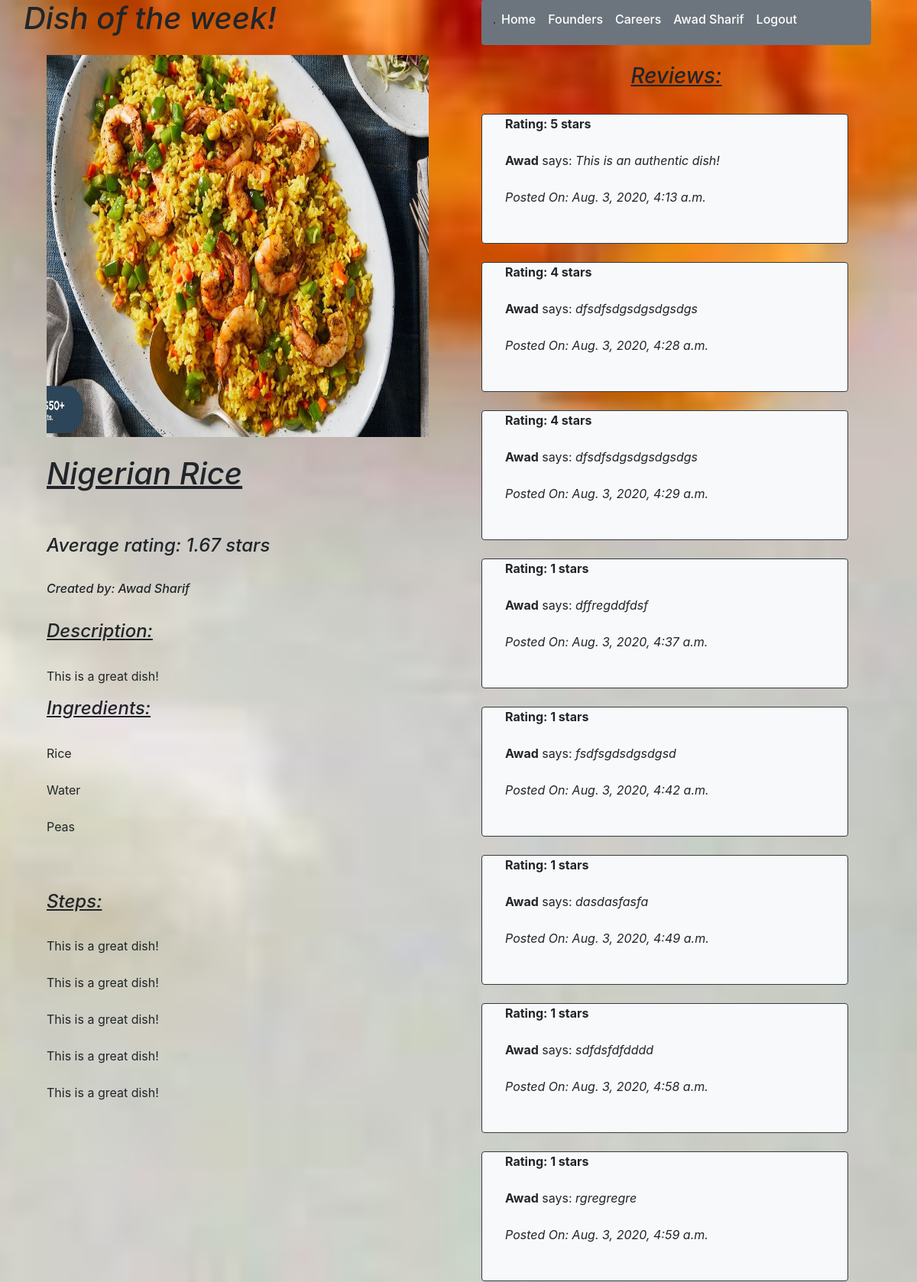
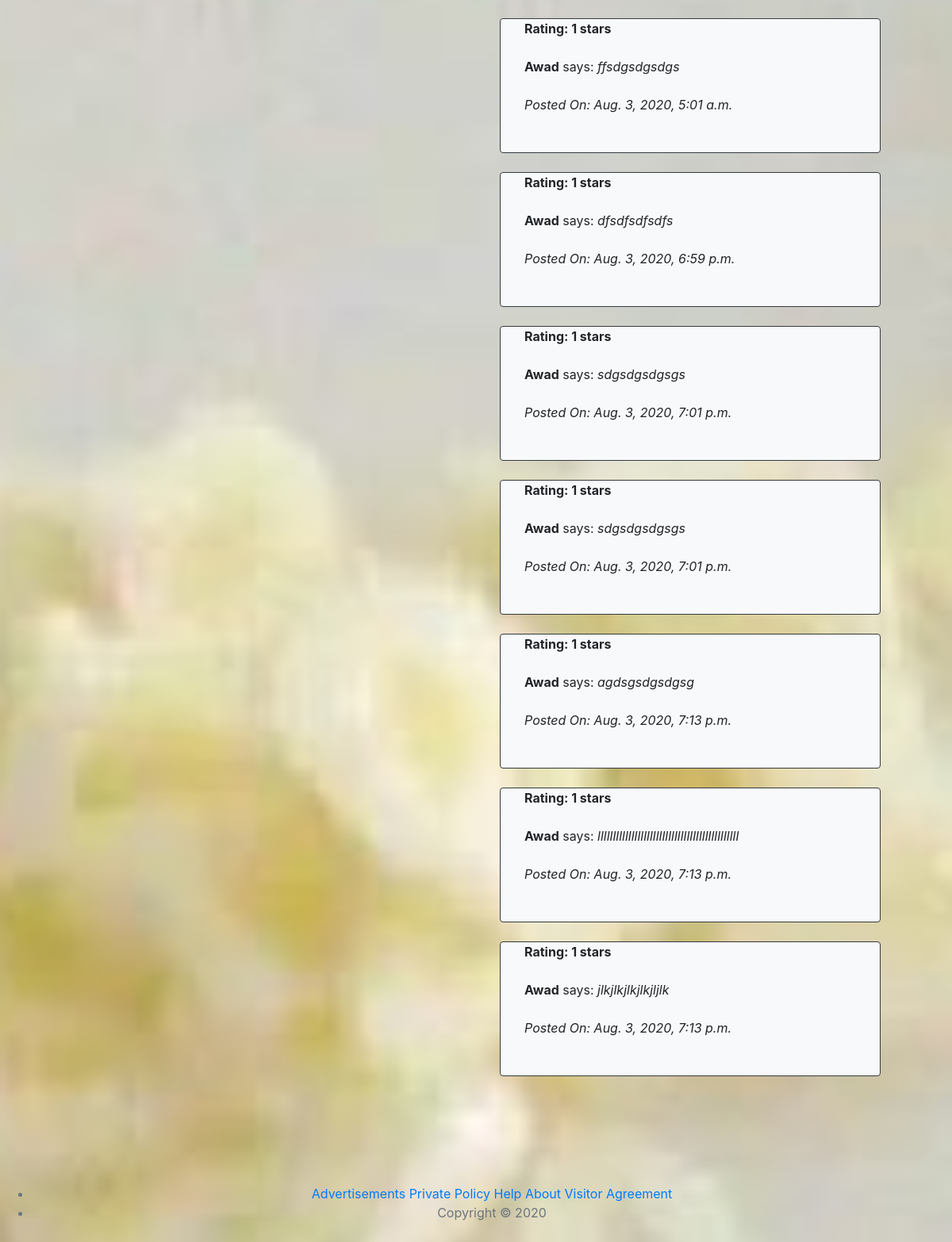
The app's page /recipe/best (signed in), older data (2 pictures, top to bottom).
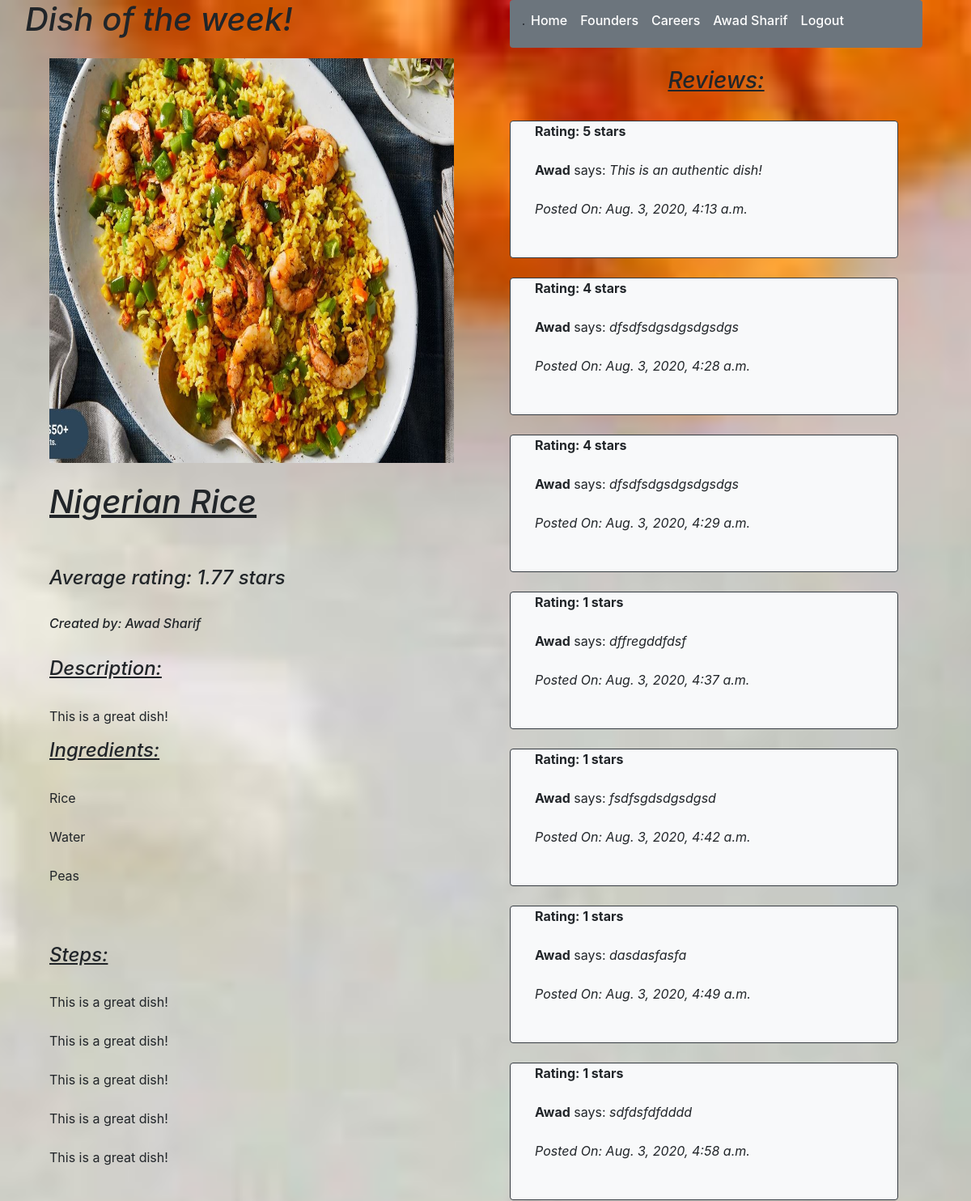
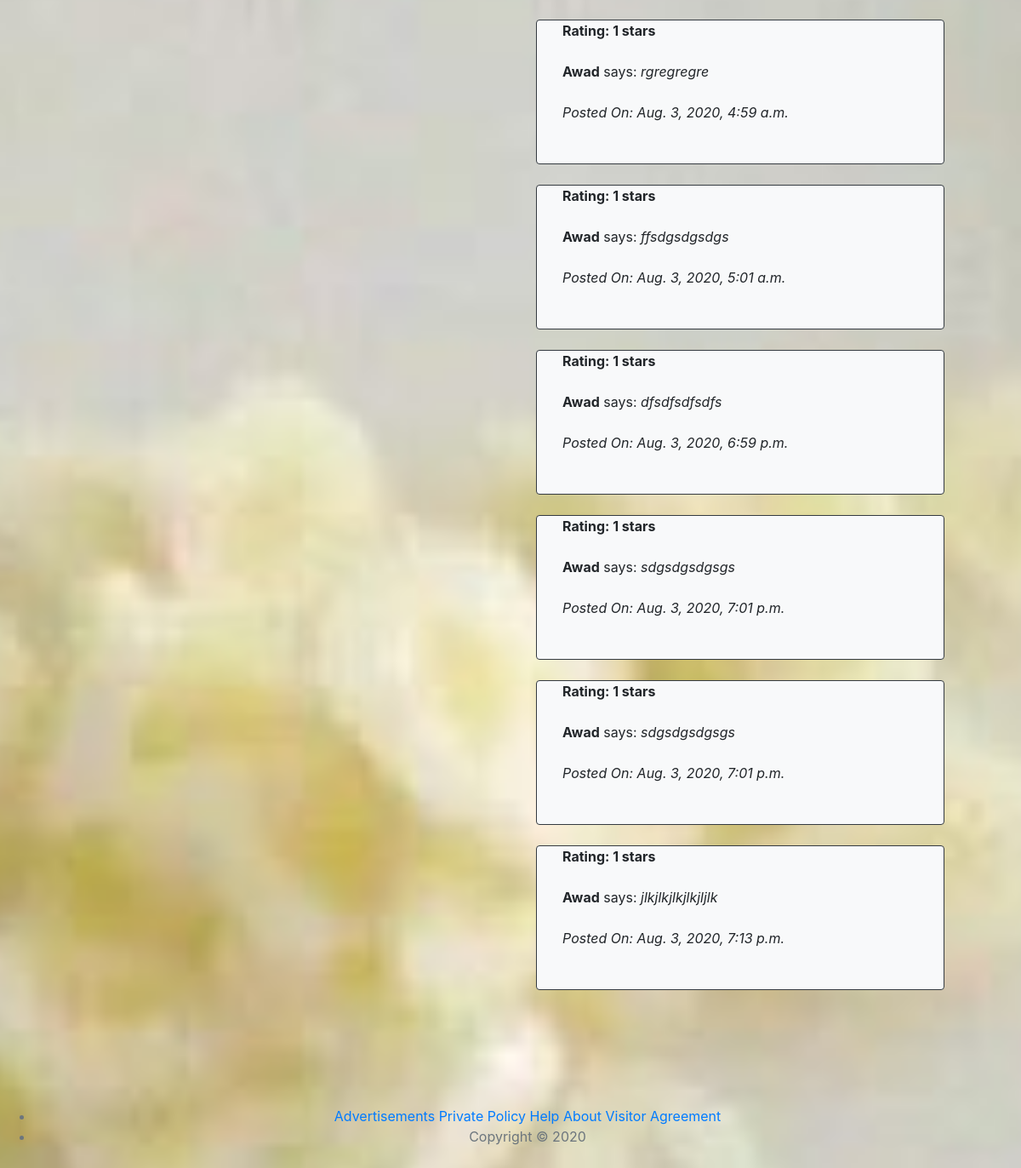
The same page, newer data (2 pictures, top to bottom).
### recipe_app/models.py (models this page shows)
class Recipes(models.Model):
    name = models.CharField(max_length=255)
    summary = models.TextField()
    ingredients = models.TextField()
    steps = models.TextField()
    image = models.ImageField()
    owner = models.ForeignKey(User,related_name="recipes_of_user",on_delete = models.CASCADE)
    is_dessert = models.BooleanField()
    created_at = models.DateTimeField(auto_now_add=True)
    updated_at = models.DateTimeField(auto_now=True)
    objects = Recipes_Manager()

class Reviews(models.Model):
    content = models.TextField()
    rating = models.IntegerField()
    reviewer = models.ForeignKey(User,related_name="reviews_of_user",on_delete = models.CASCADE)
    recipe = models.ForeignKey(Recipes,related_name="reviews_of_recipe",on_delete = models.CASCADE)
    created_at = models.DateTimeField(auto_now_add=True)
    updated_at = models.DateTimeField(auto_now=True)
    objects = Reviews_Manager()

class User(models.Model):
    first_name = models.CharField(max_length=255)
    last_name = models.CharField(max_length=255)
    email = models.EmailField(max_length=255)
    password = models.CharField(max_length=255)
    created_at = models.DateTimeField(auto_now_add=True)
    updated_at = models.DateTimeField(auto_now=True)
    objects = UserManager()

### recipe_app/views.py (the view)
# urls.py: path('recipe/best', views.dish_of_the_week),
def dish_of_the_week(request):
    if 'userid' not in request.session:
        return redirect('/')
    recipes = Recipes.objects.all()
    all_reviews = []
    all_recipes = []
    sorted_recipes = []
    for recipe in recipes:
        if recipe.is_dessert == False:
            all_recipes.append(recipe)
            all_reviews.append(len(recipe.reviews_of_recipe.all()))
    all_reviews = sorted(all_reviews, reverse=True)
    i = 0
    for i in range(len(all_reviews)):
        for recipe in all_recipes:
            if (all_reviews[i] == len(recipe.reviews_of_recipe.all())):
                sorted_recipes.append(recipe)
    top_recipe = sorted_recipes[0]
    ingredients = top_recipe.ingredients.split('\n')
    summary = top_recipe.summary.split('\n')
    steps = top_recipe.steps.split('\n')
    rating = 0
    for review in top_recipe.reviews_of_recipe.all():
        rating += review.rating
    if len(top_recipe.reviews_of_recipe.all()) > 0:
        average_rating = round(rating / len(top_recipe.reviews_of_recipe.all()),2)
    else:
        average_rating = 0
    reviews = top_recipe.reviews_of_recipe.all()
    context = {
        'User': User.objects.get(id=request.session['userid']),
        "recipes": top_recipe,
        "summary": summary,
        "ingredients": ingredients,
        "steps": steps,
        "rating": average_rating,
        "Reviews": reviews
    }
    return render(request,'dish_of_the_week.html',context)

### recipe_app/templates/dish_of_the_week.html (shortened to what the changed rows need)
<!DOCTYPE html>
<html lang="en">
    <head>
        <link rel="stylesheet" href="https://stackpath.bootstrapcdn.com/bootstrap/4.5.0/css/bootstrap.min.css">
        <link rel="stylesheet" type="text/css" href="/static/css/style.css">
    </head>
    <body class="welcome bg-light">
        <div class="container">
            <div class="row">
                <div class="col-6 px-3">
                    <div class="form-group row">
                        <em><h1 class="active">Dish of the week!</h1></em>
                    </div>
                    <div class="col-12">
                        <img src="{{recipes.image.url}}" width="500" height="500">
                    </div>
                    <div class="col-12">
                        <br>
                        <em><u><h1>{{recipes.name}}</h1></u></em>
                        <br><br>
                        <em><h4>Average rating: {{rating}} stars</h4></em>
                        <br>
                        <em><h6>Created by: {{recipes.owner.first_name}} {{recipes.owner.last_name}}</h6></em>
                        <br>
                        <em><u><h4>Description: </h4></u></em>
                        <br>
                        <p>{{recipes.summary}}
                        <br>
                        <em><u><h4>Ingredients: </h4></u></em>
                        <br>
                        {% for ingredient in ingredients %}
                            {{ ingredient }}
                            <br>
                        {% endfor %}
                        <br>
                        <em><u><h4>Steps: </h4></u></em>
                        <br>
                        {% for step in steps %}
                            {{ step }}
                            <br>
                        {% endfor %}
                    </div>
                </div>
                <div class="col-6">
                    <div class="col-12">
                        <br>
                        <br>
                        <div class="form-group row">
                            {% for review in Reviews %}
                                <br><br>
                                <div class="card-deck col-12 bg-dark-rounded">
                                    <br><br><br><br>
                                    <div class="card mb-4 bg-light rounded border border-dark">
                                        <div class="col-12">
                                            <div class="col-12">
                                                <b>Rating: {{review.rating}} stars</b>
                                                <br><br>
                                                <strong>{{review.reviewer.first_name}}</strong> says: <em>{{review.content}}</em>
                                                <br><br>
                                                <em>Posted On: {{review.created_at}}</em>
                                                <br><br>
                                            </div>
                                            <br>
                                        </div>
                                    </div>
                                </div>
                                <br><br>
                            {% endfor %}
                        </div>
                    </div>
                </div>
                    <br><br>
                    <br>
                </div>
            </div>
    </body>
</html>

Row changes from the older to the newer data that the page shows:
removed Reviews: rating "1", reviewer.first_name "Awad", content "agdsgsdgsdgsg", created_at "Aug. 3, 2020, 7:13 p.m."
removed Reviews: rating "1", reviewer.first_name "Awad", content "llllllllllllllllllllllllllllllllllllllllllllll", created_at "Aug. 3, 2020, 7:13 p.m."
Text that changed along with them:
{{ rating }}: "1.67" → "1.77"
